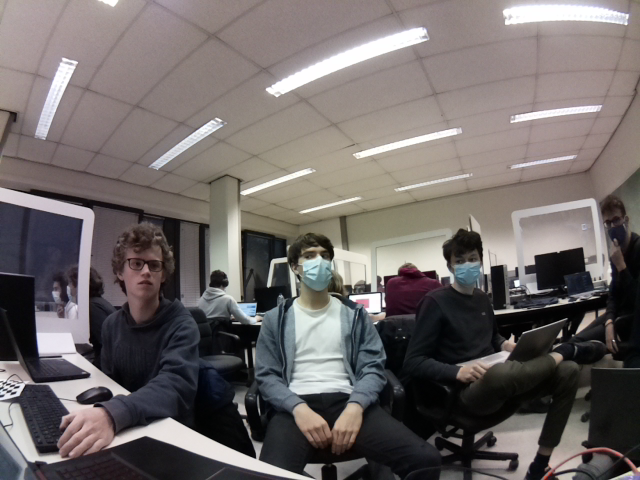
#> input picture programs/cylindrical_projection/sterio_vision/images/left/left1.png, 640 x 480 px
$ python testjes.py
#> lines starting #> are read from the running program, lines starting #| are printed output that depends on the picture
import cv2
import cv2.cv2
import numpy as np
from math import pi


FOCAL_LEN_L_X = 320
FOCAL_LEN_L_Y = 320
FOCAL_LEN_R_X = 320
FOCAL_LEN_R_Y = 320
F = 170
W = 640
H = 480
s = 0
CALIBRATION_RESOLUTION = WIDTH, HEIGHT = (640, 480)
KL = np.array([[FOCAL_LEN_L_X, s, WIDTH/2], [0, FOCAL_LEN_L_Y, HEIGHT/2], [0, 0, 1]], dtype=np.uint16)

imgL = cv2.cvtColor(cv2.imread("sterio_vision/images/left/left1.png"), cv2.COLOR_BGR2BGRA)
imgR = cv2.cvtColor(cv2.imread("sterio_vision/images/right/right1.png"), cv2.COLOR_BGR2BGRA)
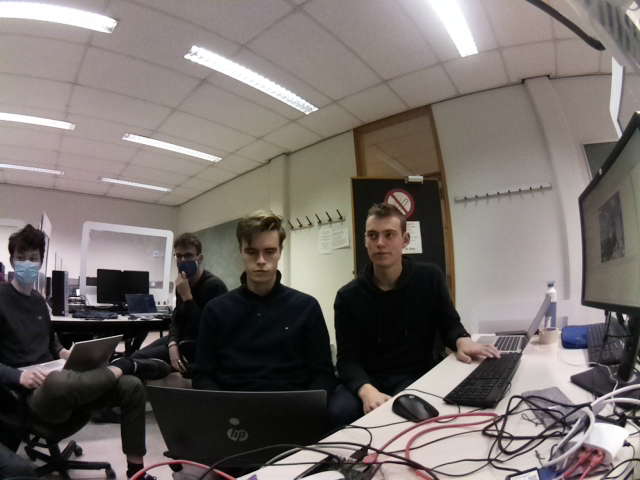
#> input picture programs/cylindrical_projection/sterio_vision/images/right/right1.png, 640 x 480 px


def get_cyl_wrap_assets_crop(K):
    """
    This function returns the cylindrical warp for a given image and intrinsics matrix K
    SOURCE: https://gist.github.com/royshil/0b21e8e7c6c1f46a16db66c384742b2b
    """
    # pixel coordinates
    y_i, x_i = np.indices((HEIGHT, WIDTH))
    X = np.stack([x_i, y_i, np.ones_like(x_i)], axis=-1).reshape(HEIGHT * WIDTH, 3)  # to homog
    Kinv = np.linalg.inv(K)
    X = Kinv.dot(X.T).T  # normalized coords
    # calculate cylindrical coords (sin\theta, h, cos\theta)
    theta_s = X[:, 0]
    phi_s = X[:, 1]
    A = np.stack([np.cos(phi_s)*np.sin(theta_s), np.sin(phi_s), np.cos(phi_s)*np.cos(theta_s)], axis=-1).reshape(WIDTH * HEIGHT, 3)
    B = K.dot(A.T).T
    # [4 lines of commented-out code are left out]
    B = B[:, :-1] / B[:, [-1]]
    # back from homog coords

    # make sure warp coords only within image bounds
    #B[(B[:, 0] < 0) | (B[:, 0] >= WIDTH) | (B[:, 1] < 0) | (B[:, 1] >= HEIGHT)] = -1
    x_L, x_R = [], []
    B = B.reshape(HEIGHT, WIDTH, -1)
    np.savetxt("sphericalB0", B[:,:,0])
    return x_L, x_R, B[:, :, 0].astype(np.float32), B[:, :, 1].astype(np.float32)


def warp_image(img, map1, map2):
    return cv2.remap(img, map1, map2, cv2.INTER_AREA, borderMode=cv2.BORDER_TRANSPARENT)
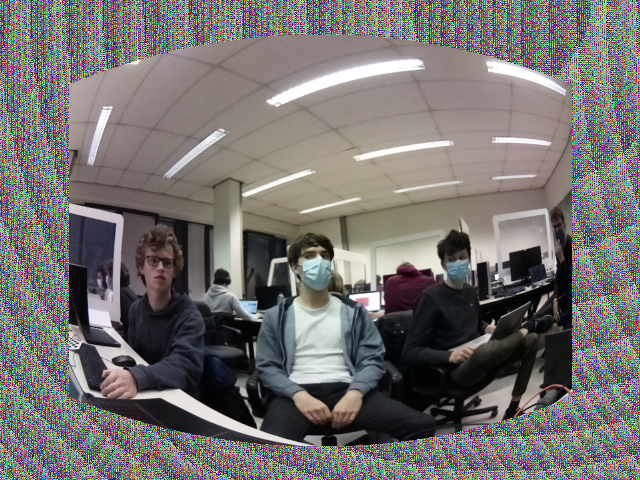
#> returned value: shape (480, 640, 4); mean of channels 0, 1, 2, 3 113.4, 114.5, 114.1, 199.2; drawn as B, G, R


xL_L, xL_R, MAPL1, MAPL2 = get_cyl_wrap_assets_crop(KL)
imgL = warp_image(imgL, MAPL1, MAPL2)
imgR = warp_image(imgR, MAPL1, MAPL2)
#> in warp_image (call 2), `return cv2.remap(img, map1, map2, cv2.INTER_AREA, borderMode=cv2.BORDE..`:
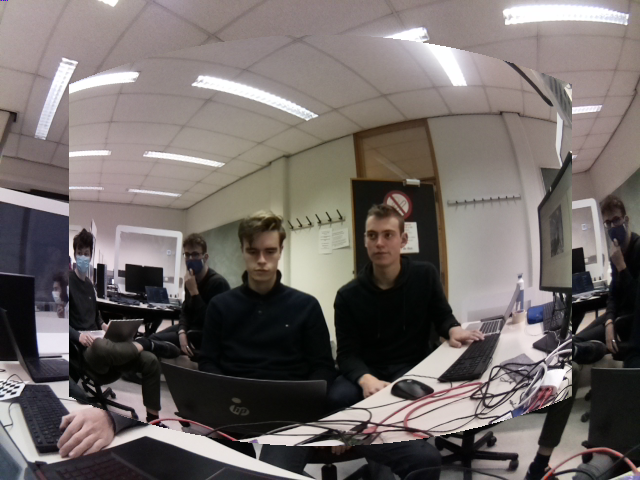
#> returned value: shape (480, 640, 4); mean of channels 0, 1, 2, 3 102.6, 105, 112.5, 255; drawn as B, G, R
cv2.imshow('bollinks.jpg', imgL)
#cv2.imwrite('bolrechts.jpg', imgR)
cv2.waitKey(0)
